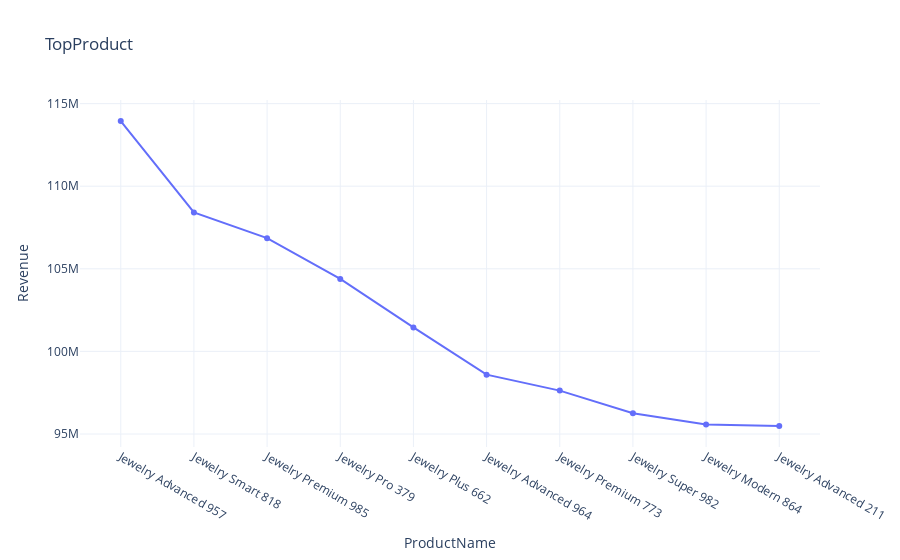

The notebook cell this image was saved under:
### Code cell
fig=go.Figure
fig.add_trace(go.Scatter(
    x=df["Product.ProductName"],
    y=df["ProductRevenue"],
    mode="lines+markers",
    name="CAIRO"
))

fig.update_layout(
    title="TopProduct",
    xaxis_title="ProductName",
    yaxis_title="Revenue",
    hovermode="x unified",
    template="plotly_white",
    legend=dict(title="Cities",orientation="h",x=0.3,y=-0.2)

)

### Figure 1 — Plotly figure (JSON) as saved in the notebook; plotly's stock layout.template omitted (floating-point values rounded to 4 significant figures)
{"data": [{"mode": "lines+markers", "name": "CAIRO", "type": "scatter", "x": ["Jewelry Advanced 957", "Jewelry Smart 818", "Jewelry Premium 985", "Jewelry Pro 379", "Jewelry Plus 662", "Jewelry Advanced 964", "Jewelry Premium 773", "Jewelry Super 982", "Jewelry Modern 864", "Jewelry Advanced 211"], "y": [113900000.0, 108400000.0, 106900000.0, 104400000.0, 101500000.0, 98590000.0, 97630000.0, 96250000.0, 95580000.0, 95490000.0]}], "layout": {"hovermode": "x unified", "legend": {"orientation": "h", "title": {"text": "Cities"}, "x": 0.3, "y": -0.2}, "title": {"text": "TopProduct"}, "xaxis": {"title": {"text": "ProductName"}}, "yaxis": {"title": {"text": "Revenue"}}}}
